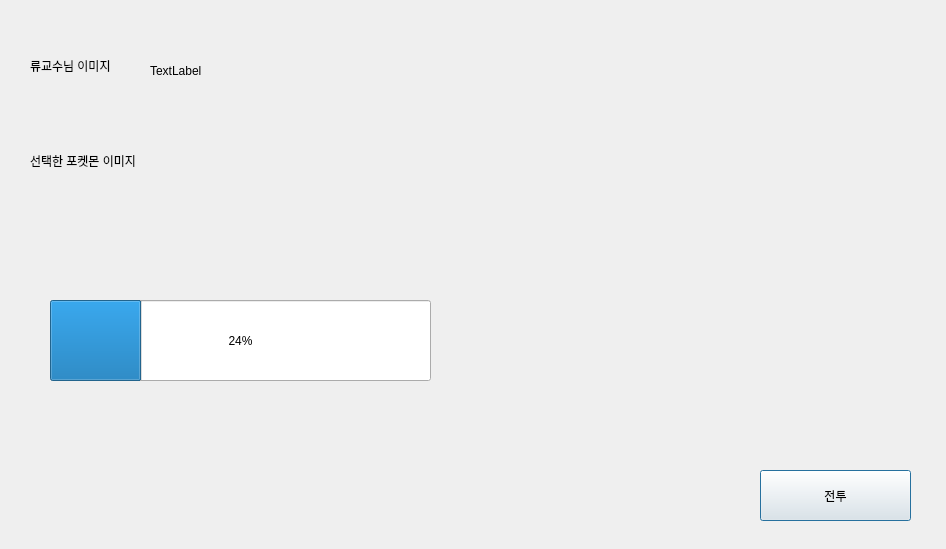
<?xml version="1.0" encoding="UTF-8"?>
<ui version="4.0">
 <class>Dialog</class>
 <widget class="QDialog" name="Dialog">
  <property name="geometry">
   <rect>
    <x>0</x>
    <y>0</y>
    <width>946</width>
    <height>549</height>
   </rect>
  </property>
  <property name="windowTitle">
   <string>Dialog</string>
  </property>
  <widget class="QLabel" name="label_ryuimage">
   <property name="geometry">
    <rect>
     <x>30</x>
     <y>40</y>
     <width>101</width>
     <height>51</height>
    </rect>
   </property>
   <property name="text">
    <string>류교수님 이미지</string>
   </property>
  </widget>
  <widget class="QLabel" name="label_pokemonimage">
   <property name="geometry">
    <rect>
     <x>30</x>
     <y>120</y>
     <width>151</width>
     <height>81</height>
    </rect>
   </property>
   <property name="text">
    <string>선택한 포켓몬 이미지</string>
   </property>
  </widget>
  <widget class="QProgressBar" name="progressBar_ex">
   <property name="geometry">
    <rect>
     <x>50</x>
     <y>300</y>
     <width>381</width>
     <height>81</height>
    </rect>
   </property>
   <property name="value">
    <number>24</number>
   </property>
  </widget>
  <widget class="QLabel" name="label_nickname">
   <property name="geometry">
    <rect>
     <x>150</x>
     <y>50</y>
     <width>161</width>
     <height>41</height>
    </rect>
   </property>
   <property name="text">
    <string>TextLabel</string>
   </property>
  </widget>
  <widget class="QPushButton" name="pushButton_fight">
   <property name="geometry">
    <rect>
     <x>760</x>
     <y>470</y>
     <width>151</width>
     <height>51</height>
    </rect>
   </property>
   <property name="text">
    <string>전투</string>
   </property>
  </widget>
 </widget>
 <resources/>
 <connections/>
</ui>
